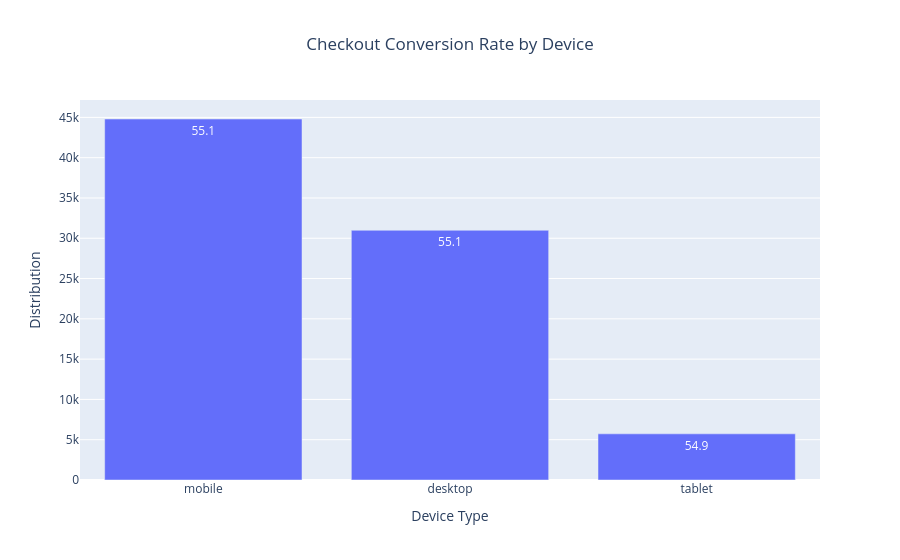

The notebook cell saved with this chart:
### Markdown cell above
#### Hypothese 1
(Device impact): Conversion from add_to_cart to checkout may differ across devices due to variations in user experience.

##### Analysis Approach
Conversion rates from add_to_cart to checkout were calculated for each device type.

### Code cell
conversion_by_device = (
    df_funnel
    .groupby("device")
    .agg(
        total=("session_id", "nunique"),
        checkout=("status", lambda x: x.isin(["checkout_only", "purchase"]).sum())
    )
    .reset_index()
)
conversion_by_device["conversion_rate"] = (
    conversion_by_device["checkout"] / conversion_by_device["total"])*100

fig_by_device = px.bar(
    conversion_by_device.sort_values("total", ascending=False),
    x="device",
    y="total",
    text=conversion_by_device["conversion_rate"].round(1),
    title="Sessions by Device with Conversion Rate"
)
fig_by_device.update_layout(
    title={
        "text": "Checkout Conversion Rate by Device",
        "x": 0.5,
        "xanchor": "center"
    }
)
fig_by_device.update_layout(
    xaxis_title="Device Type",
    yaxis_title="Distribution"
)

fig_by_device.show()

### Figure 1 — Plotly figure (JSON) as saved in the notebook; plotly's stock layout.template omitted (floating-point values rounded to 4 significant figures)
{"data": [{"hovertemplate": "device=%{x}<br>total=%{y}<br>text=%{text}<extra></extra>", "legendgroup": "", "marker": {"color": "#636efa", "pattern": {"shape": ""}}, "name": "", "orientation": "v", "showlegend": false, "text": [55.1, 55.1, 54.9], "textposition": "auto", "type": "bar", "x": ["mobile", "desktop", "tablet"], "xaxis": "x", "y": [44800, 30990, 5728], "yaxis": "y"}], "layout": {"barmode": "relative", "legend": {"tracegroupgap": 0}, "title": {"text": "Checkout Conversion Rate by Device", "x": 0.5, "xanchor": "center"}, "xaxis": {"anchor": "y", "domain": [0, 1], "title": {"text": "Device Type"}}, "yaxis": {"anchor": "x", "domain": [0, 1], "title": {"text": "Distribution"}}}}
